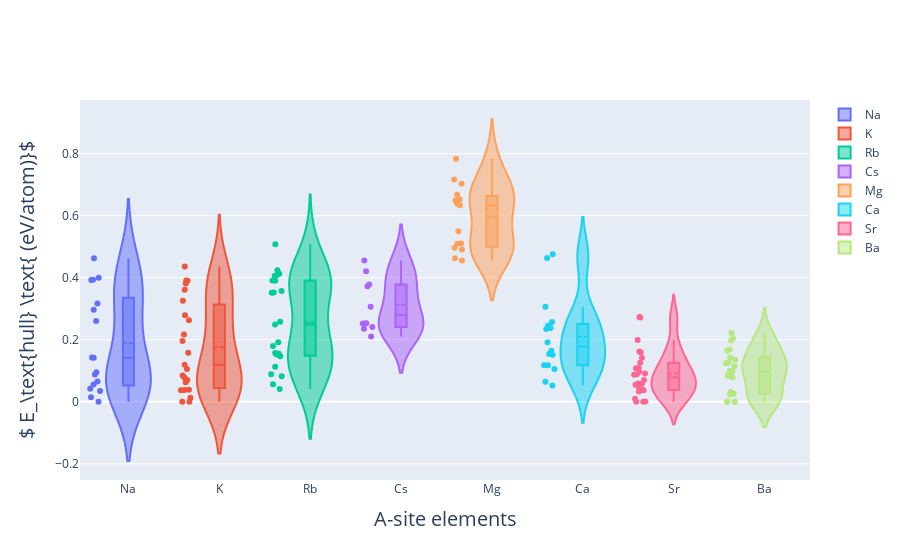

Notebook code cell kept with this figure:
### Markdown cell above
## 3. A-site elements (Energy above hull)

### Code cell
fig = go.Figure()
for idx in range(len(Asite_elements)):
    fig.add_trace(go.Violin(y = Ehull_list[idx], name = Asite_elements[idx],
                           box_visible = True, meanline_visible = True, points = 'all'))

fig.update_xaxes(title_text = 'A-site elements', titlefont = dict(size = 20))
fig.update_yaxes(title_text = r'$ E_\text{hull} \text{ (eV/atom)}$', titlefont = dict(size = 20))
fig.show()

### Figure 1 — Plotly figure (JSON) as saved in the notebook; plotly's stock layout.template omitted (floating-point values rounded to 4 significant figures; data arrays with more than 128 entries replaced by an {"elided": "..."} marker saying what was removed)
{"data": [{"box": {"visible": true}, "meanline": {"visible": true}, "name": "Na", "points": "all", "type": "violin", "y": {"elided": "243 float values"}}, {"box": {"visible": true}, "meanline": {"visible": true}, "name": "K", "points": "all", "type": "violin", "y": {"elided": "243 float values"}}, {"box": {"visible": true}, "meanline": {"visible": true}, "name": "Rb", "points": "all", "type": "violin", "y": {"elided": "243 float values"}}, {"box": {"visible": true}, "meanline": {"visible": true}, "name": "Cs", "points": "all", "type": "violin", "y": {"elided": "243 float values"}}, {"box": {"visible": true}, "meanline": {"visible": true}, "name": "Mg", "points": "all", "type": "violin", "y": {"elided": "243 float values"}}, {"box": {"visible": true}, "meanline": {"visible": true}, "name": "Ca", "points": "all", "type": "violin", "y": {"elided": "243 float values"}}, {"box": {"visible": true}, "meanline": {"visible": true}, "name": "Sr", "points": "all", "type": "violin", "y": {"elided": "243 float values"}}, {"box": {"visible": true}, "meanline": {"visible": true}, "name": "Ba", "points": "all", "type": "violin", "y": {"elided": "243 float values"}}], "layout": {"xaxis": {"title": {"font": {"size": 20}, "text": "A-site elements"}}, "yaxis": {"title": {"font": {"size": 20}, "text": "$ E_\\text{hull} \\text{ (eV/atom)}$"}}}}
